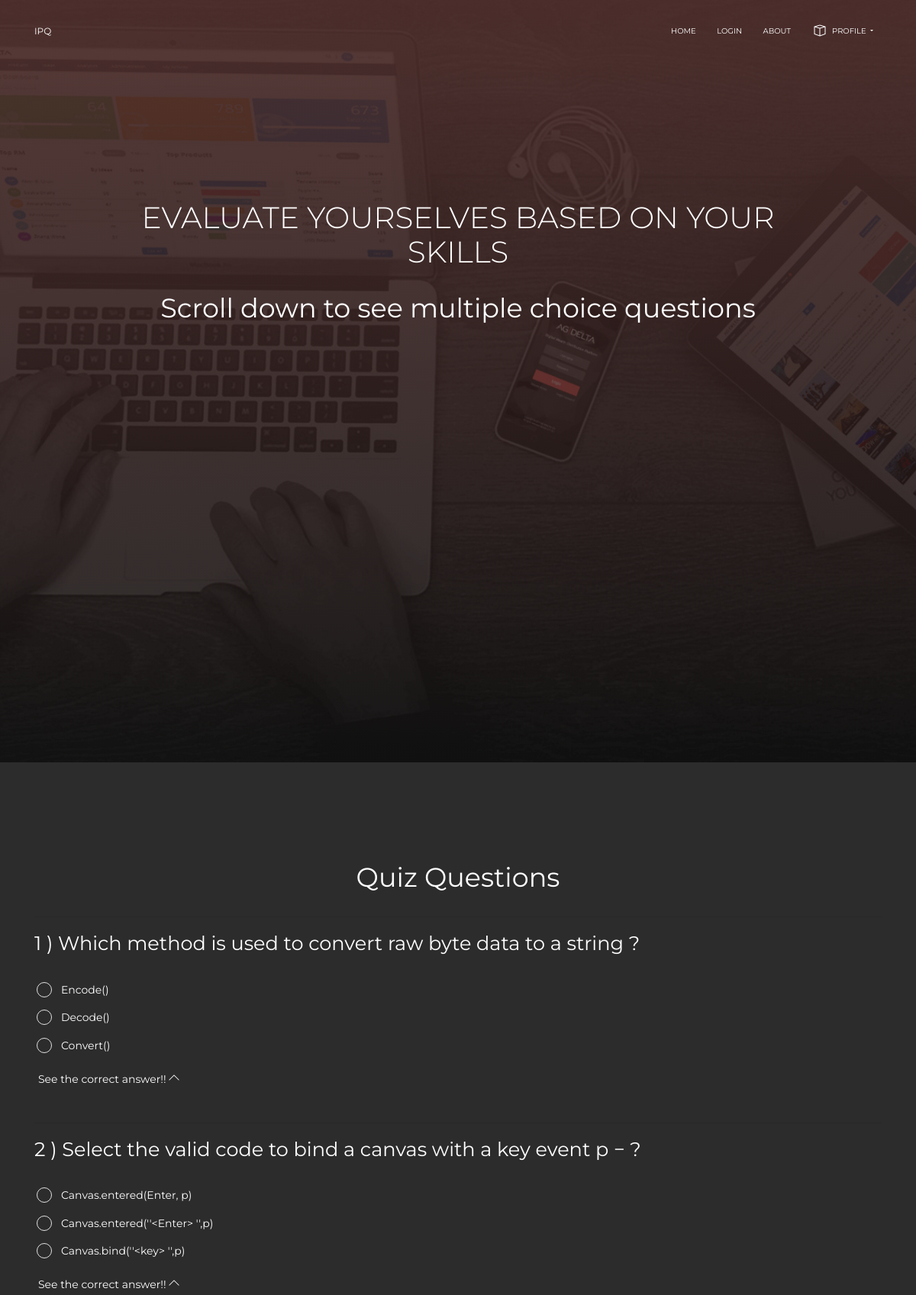
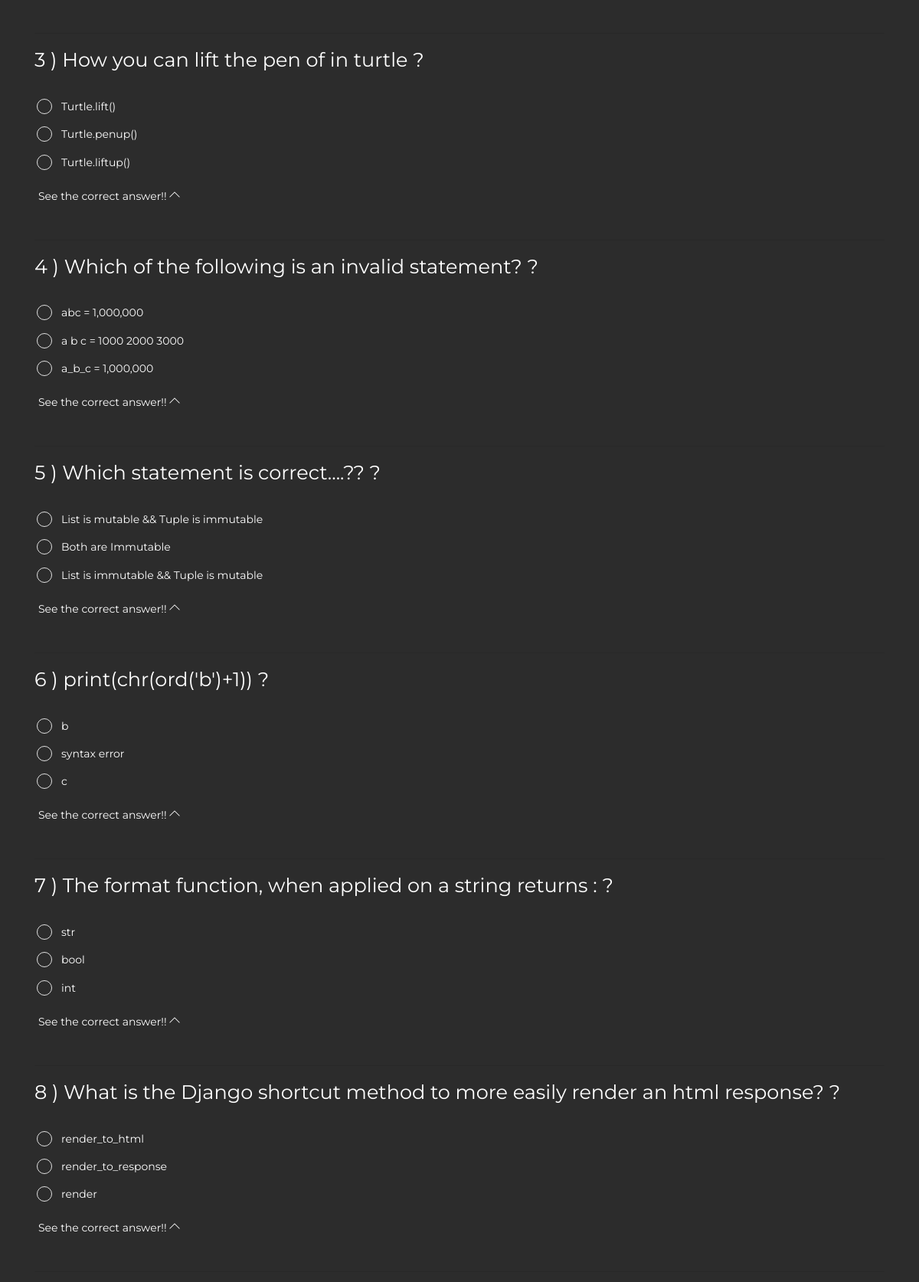
The app's page /quiz/ (signed in, upper part) with its own data (2 pictures, top to bottom).
### quiz/models.py (models this page shows)
class Quiz(models.Model):
    question = models.CharField(max_length=200, null=True)
    option1 = models.CharField(max_length=100, null=True)
    option2 = models.CharField(max_length=100, null=True)
    option3 = models.CharField(max_length=100, null=True)
    correctAns = models.CharField(max_length=100, null=True)
    tag = models.CharField(max_length=100, null=True)

### quiz/views.py (the view)
# urls.py: path('', include('quiz.urls')),
@login_required
def quiz(request):
    user_info_model = apps.get_model('user', 'UserInfo')
    user_info = user_info_model.objects.get(user=request.user)
    skills = str(user_info.key_skills).replace(',', "")
    skills = skills.split()
    qz = [Q(tag__contains=option) for option in skills]  # make a query for getting all the questions for every skill
    query = qz.pop()  # get the first element
    for q in qz:
        query |= q
    qz = Quiz.objects.filter(query)
    context = {
        'quiz': qz,
        'skills': skills
    }
    return render(request, 'quiz.html', context)

### templates/quiz.html (shortened to what this page needs)
{% extends 'navbar.html' %}
{% load static %}
{% block body %}
<body class="index-page sidebar-collapse">
  <div class="wrapper">
    <div class="page-header clear-filter" filter-color="orange">
      <div class="page-header-image" data-parallax="true" style="background-image:url('{% static 'assets/img/header.jpg' %}');">
      </div>
      <div class="container">
        <div class="content-center brand">
          <h1 class="h1-seo">Evaluate yourselves based on your skills</h1>
          <h2>Scroll down to see multiple choice questions </h2>
          <br>
        </div>
      </div>
    </div>
    <div class="main">
      <div class="section section-download" id="#download-section" data-background-color="black">
        <div class="container">
          <h2 style="text-align: center;">Quiz Questions</h2>
             {% for i in quiz %}
            <hr>
              <div>
                <div>
                    <form>
                  <h3>{{i.id}} ) {{i.question}} ?</h3>
                   <div class="form-check form-check-radio">
                    <label class="form-check-label">
                        {{i.option1}}
                    </label>
                </div>
                <div class="form-check form-check-radio">
                    <label class="form-check-label">
                        {{i.option2}}
                    </label>
                </div>
                <div class="form-check form-check-radio">
                    <label class="form-check-label">
                        {{i.option3}}
                    </label>
                 </div>
                                                <br>
                        <div style="color: green">
                            <div id="accordion" role="tablist" aria-multiselectable="true" class="card-collapse">
              <div class="card card-plain">
                <div class="card-header" role="tab" id="h{{ i.id }}">
                    <a data-toggle="collapse" data-parent="#accordion" href="#collapseOne" aria-expanded="true" data-target="#c{{ i.id }}"
                                                       aria-controls="c{{ i.id }}">
                      See the correct answer!!
                  <i class="now-ui-icons arrows-1_minimal-down"></i>
                    </a>
                </div>
              </div>
            </div>
                        </div>
                </form>
              </div>
              </div>
            {% endfor %}
            <br>
        </div>
      </div>
    </div>
  </div>
</body>
</html>
{% endblock %}

### static/assets/demo/demo.css (style rules this page uses)
.section-download { padding-top: 130px; }
.brand .h1-seo { font-size: 2.8em; text-transform: uppercase; font-weight: 300; }

### records on screen
Quiz: id "1", question "Which method is used to convert raw byte data to a string", option1 "Encode()", option2 "Decode()", option3 "Convert()"
Quiz: id "2", question "Select the valid code to bind a canvas with a key event p −", option1 "Canvas.entered(Enter, p)", option2 "Canvas.entered(''<Enter> '',p)", option3 "Canvas.bind(''<key> '',p)"
Quiz: id "3", question "How you can lift the pen of in turtle", option1 "Turtle.lift()", option2 "Turtle.penup()", option3 "Turtle.liftup()"
Quiz: id "4", question "Which of the following is an invalid statement?", option1 "abc = 1,000,000", option2 "a b c = 1000 2000 3000", option3 "a_b_c = 1,000,000"
Quiz: id "5", question "Which statement is correct....??", option1 "List is mutable && Tuple is immutable", option2 "Both are Immutable", option3 "List is immutable && Tuple is mutable"
Quiz: id "6", question "print(chr(ord('b')+1))", option1 "b", option2 "syntax error", option3 "c"
Quiz: id "7", question "The format function, when applied on a string returns :", option1 "str", option2 "bool", option3 "int"
Quiz: id "8", question "What is the Django shortcut method to more easily render an html response?", option1 "render_to_html", option2 "render_to_response", option3 "render"
